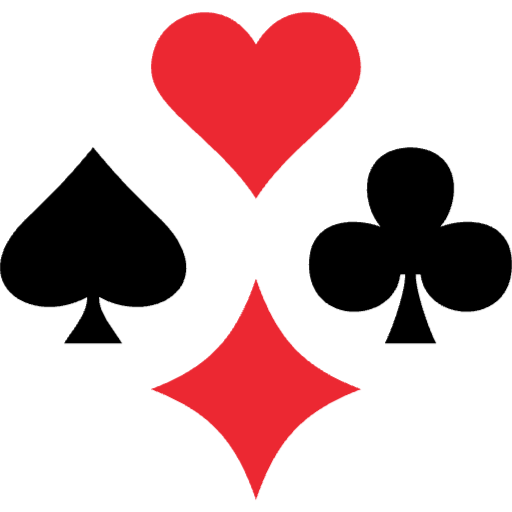
#> input picture Art/VFX/cards/source/playing-cards-symbols.png, 512 x 512 px
$ python card_textures.py
#> lines starting #> are read from the running program, lines starting #| are printed output that depends on the picture; after the words box and inside, x2 and y2 are one past the last pixel; in counts of white or black regions, pixels touching at a corner belong together
"""Draws the four card suits (heart, diamond, club, spade) and a four-pointed star as white PNGs in Art/VFX/cards/,
each a solid shape with a soft glow round it (the suits cut from the owner's sheet in Art/VFX/cards/source), for the sparkles Jestrel's laser beams shed (HeroControls' projectileModel, Config's
Projectile.Cards). White so the game can tint them. Upload them through Studio (the Studio MCP's upload_image, from a
local http.server on Art/VFX/cards) and put their ids in src/shared/Assets.luau.

    python3 Tools/card_textures.py
"""

from pathlib import Path

import numpy as np
from PIL import Image, ImageDraw, ImageFilter

ROOT = Path(__file__).resolve().parent.parent
OUT = ROOT / "Art/VFX/cards"
SIZE = 128
# Drawn this many times larger and scaled down, for smooth edges.
SCALE = 8
# The shape's share of the picture (the rest is room for its glow), and how far the glow reaches.
SHAPE = 0.58
GLOW = 0.07
SUITS = ("heart", "diamond", "club", "spade")
# The owner's sheet of the four suits (2026-11-01); the suits are cut from it rather than drawn while it is there.
SHEET = OUT / "source/playing-cards-symbols.png"


def heart(d: ImageDraw.ImageDraw, c: float, r: float, flip: bool = False):
    """A heart filling the square of half-width r round (c, c); flipped, the top of a spade."""
    lobe = r * 0.52
    top = c - r * 0.42
    sign = -1 if flip else 1
    y_lobes = c + sign * (top - c)
    for x in (c - lobe * 0.95, c + lobe * 0.95):
        d.ellipse((x - lobe, y_lobes - lobe, x + lobe, y_lobes + lobe), fill=255)
    tip = c + sign * r
    d.polygon([(c - r * 0.98, y_lobes + sign * lobe * 0.35), (c + r * 0.98, y_lobes + sign * lobe * 0.35), (c, tip)], fill=255)


def stem(d: ImageDraw.ImageDraw, c: float, r: float, top: float):
    d.polygon([(c - r * 0.08, top), (c + r * 0.08, top), (c + r * 0.36, c + r), (c - r * 0.36, c + r)], fill=255)


def cut(name: str) -> Image.Image:
    """A suit cut from the owner's sheet: heart at the top and diamond at the bottom (red), spade on the left and club
    on the right (black), scaled to the shape's share and centred."""
#> called with name = 'heart'
    sheet = np.asarray(Image.open(SHEET).convert("RGBA"), float)
    h, w = sheet.shape[:2]
#> h = 512; w = 512
    ys, xs = np.mgrid[0:h, 0:w]
    red = sheet[..., 0] > 128
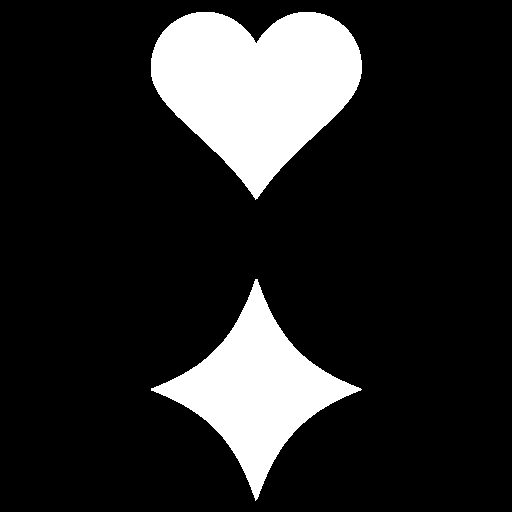
#> red: shape (512, 512) bool; 15.7% white; 2 white regions, box (x1, y1, x2, y2) and area: (151, 12, 362, 200) 25126, (151, 279, 362, 501) 15920
    where = {
        "heart": red & (ys < h / 2),
        "diamond": red & (ys >= h / 2),
        "spade": ~red & (xs < w / 2),
        "club": ~red & (xs >= w / 2),
    }[name]
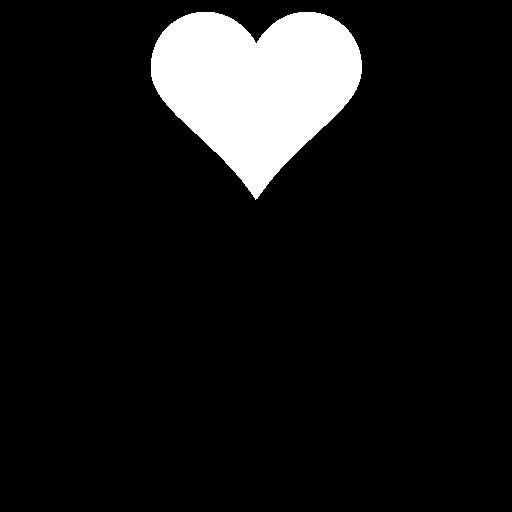
#> where: shape (512, 512) bool; 9.6% white; 1 white region, box (x1, y1, x2, y2) and area: (151, 12, 362, 200) 25126
    # Bounded by its solid pixels only: the soft rims of the red suits read as dark and would stretch a black one's box.
    rows, cols = np.nonzero(where & (sheet[..., 3] > 128))
    top, bottom, left, right = rows.min(), rows.max() + 1, cols.min(), cols.max() + 1
#> top = 12; bottom = 198; left = 151; right = 361
    alpha = np.where(where, sheet[..., 3], 0)
    piece = Image.fromarray(alpha[top:bottom, left:right].astype(np.uint8))
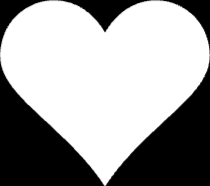
#> piece: PIL image 210x186 L; min 0, max 255, mean 159.9
    fit = SIZE * SHAPE / max(piece.size)
#> fit = 0.354
    piece = piece.resize((round(piece.width * fit), round(piece.height * fit)), Image.LANCZOS)
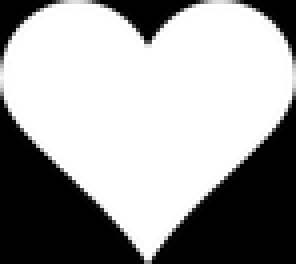
#> piece: PIL image 74x66 L (shown 4 times larger); min 0, max 255, mean 159.9
    mask = Image.new("L", (SIZE, SIZE), 0)
#> mask: PIL image 128x128 L; every value is 0
    mask.paste(piece, ((SIZE - piece.width) // 2, (SIZE - piece.height) // 2))
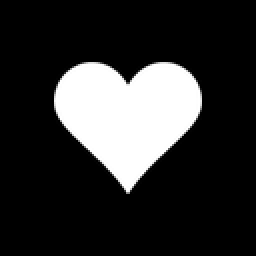
#> mask: PIL image 128x128 L (shown 2 times larger); min 0, max 255, mean 47.7
    return mask


def shape(name: str) -> Image.Image:
    if name in SUITS and SHEET.exists():
        return cut(name)
    big = SIZE * SCALE
    c = big / 2
    r = big * SHAPE / 2
    mask = Image.new("L", (big, big), 0)
    d = ImageDraw.Draw(mask)
    if name == "heart":
        heart(d, c, r)
    elif name == "diamond":
        d.polygon([(c, c - r), (c + r * 0.72, c), (c, c + r), (c - r * 0.72, c)], fill=255)
    elif name == "spade":
        heart(d, c - r * 0.12, r * 0.86, flip=True)
        stem(d, c, r, c)
    elif name == "club":
        ball = r * 0.36
        for x, y in ((c, c - r * 0.5), (c - r * 0.5, c + r * 0.08), (c + r * 0.5, c + r * 0.08)):
            d.ellipse((x - ball, y - ball, x + ball, y + ball), fill=255)
        d.ellipse((c - ball * 0.6, c - ball * 0.4, c + ball * 0.6, c + ball * 0.8), fill=255)
        stem(d, c, r, c)
    elif name == "star":
        # A four-pointed sparkle with sharp tips and curved-in sides (an astroid), as twinkles round his portrait's cane.
        points = []
        for i in range(256):
            a = i / 256 * 2 * np.pi
            x, y = np.cos(a), np.sin(a)
            points.append((c + r * np.sign(x) * abs(x) ** 4.5, c + r * np.sign(y) * abs(y) ** 4.5))
        d.polygon(points, fill=255)
    return mask.resize((SIZE, SIZE), Image.LANCZOS)


def save(name: str):
    solid = shape(name)
    glow = solid.filter(ImageFilter.GaussianBlur(SIZE * GLOW))
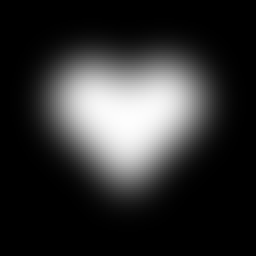
#> glow: PIL image 128x128 L (shown 2 times larger); min 0, max 253, mean 47.7
    alpha = np.maximum(np.asarray(solid, float), np.asarray(glow, float) * 0.85)
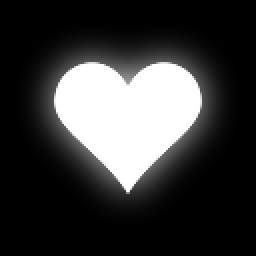
#> alpha: shape (128, 128) float64 (shown 2 times larger); min 0, max 255, mean 57.4
    rgba = np.zeros((SIZE, SIZE, 4), np.uint8)
    rgba[..., :3] = 255
    rgba[..., 3] = alpha.clip(0, 255).astype(np.uint8)
    OUT.mkdir(parents=True, exist_ok=True)
    Image.fromarray(rgba).save(OUT / f"{name}.png")
    print(OUT / f"{name}.png")


def main():
    for name in (*SUITS, "star"):
        save(name)


if __name__ == "__main__":
    main()
